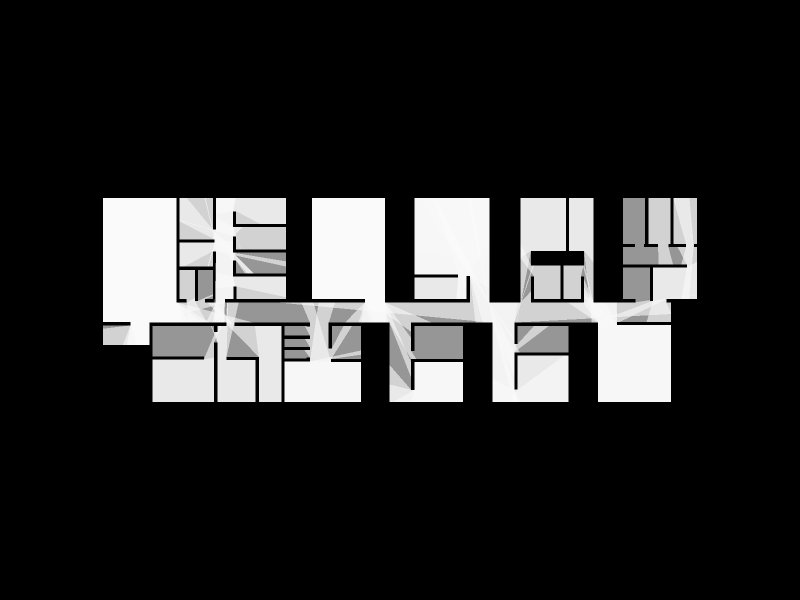

This figure's notebook cell:
### Code cell
Topology.Show(police_station, isovists,
              faceColorKey="cp_color",
              faceOpacity=0.6,
              showEdges=False,
              showVertices=False,
              camera=[0,0,6],
              backgroundColor="black",
              width=800,
              height=600,
              renderer=renderer)
